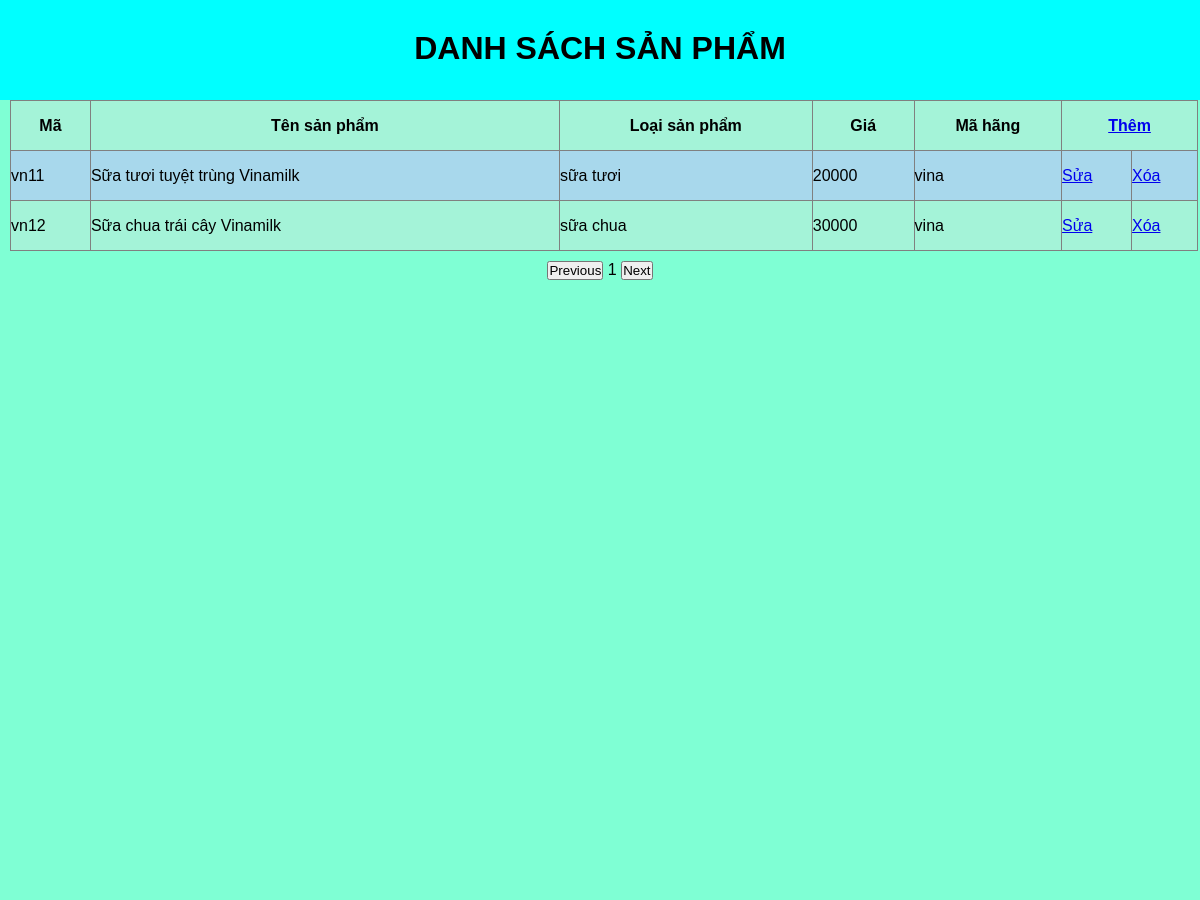
Page /admin/product/list.php on the earlier database version.
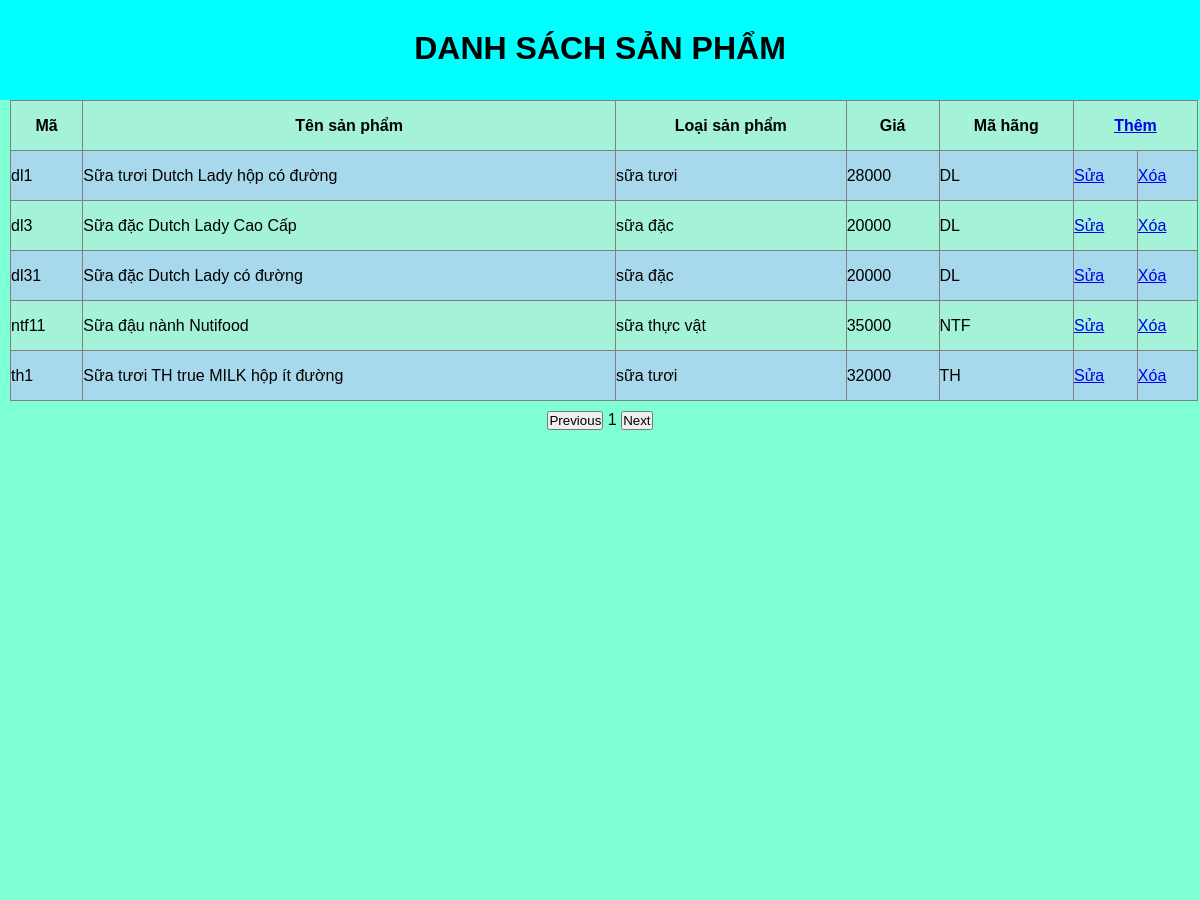
Same page on the later database version.
### tables this page shows
CREATE TABLE `sua` (
  `maSua` char(5) NOT NULL,
  `tenSua` varchar(100) NOT NULL,
  `loaiSua` varchar(100) NOT NULL,
  `giaTien` int(11) NOT NULL,
  `maHang` char(5) NOT NULL
);

### admin/product/list.php (the view, shortened to what this page needs)
<!DOCTYPE html>
<html lang="en">
<head>
    <link rel="stylesheet" href="./style/list.css">
</head>
<body>
<header>
        <h1>DANH SÁCH SẢN PHẨM</h1>
    </header>
<?php
    require_once("../../sql/connect.php");
    $sql = "select * from sua";
    $result = mysqli_query($connect, $sql);
?>
    <div class = "container">
        <table id="myTable" border="1" style="border-collapse: collapse;">
            <tr>
                <th>Mã</th>
                <th>Tên sản phẩm</th>
                <th>Loại sản phẩm</th>
                <th>Giá</th>
                <th>Mã hãng</th>
                <th colspan="2"><a href="add.php">Thêm</a></th>
            </tr>
        <?php
            while($row = mysqli_fetch_assoc($result))
            {
        ?>
            <tr>
                <td><?php echo $row["maSua"]; ?></td>
                <td><?php echo $row["tenSua"]; ?></td>
                <td><?php echo $row["loaiSua"]; ?></td>
                <td><?php echo $row["giaTien"]; ?></td>
                <td><?php echo $row["maHang"]; ?></td>
                <td><a href="update.php?key=<?php echo $row['maSua']; ?>">Sửa</a></td>
                <td><a href="delete.php?key=<?php echo $row['maSua']; ?>"
                    onclick="return confirm('Bạn có đồng ý xóa không?')">Xóa</a></td>
            </tr>
        <?php
            }
        ?>
        </table>
        <div id="pagination">
            <button onclick="changePage(-1)">Previous</button>
            <span id="currentPage">1</span>
            <button onclick="changePage(1)">Next</button>
        </div>
    </div>
</body>
</html>

Differences in the rows shown:
removed sua: maSua "vn11", tenSua "Sữa tươi tuyệt trùng Vinamilk", loaiSua "sữa tươi", giaTien "20000", maHang "vina"
removed sua: maSua "vn12", tenSua "Sữa chua trái cây Vinamilk", loaiSua "sữa chua", giaTien "30000", maHang "vina"
added sua: maSua "dl1", tenSua "Sữa tươi Dutch Lady hộp có đường", loaiSua "sữa tươi", giaTien "28000", maHang "DL"
added sua: maSua "dl3", tenSua "Sữa đặc Dutch Lady Cao Cấp", loaiSua "sữa đặc", giaTien "20000", maHang "DL"
added sua: maSua "dl31", tenSua "Sữa đặc Dutch Lady có đường", loaiSua "sữa đặc", giaTien "20000", maHang "DL"
added sua: maSua "ntf11", tenSua "Sữa đậu nành Nutifood", loaiSua "sữa thực vật", giaTien "35000", maHang "NTF"
added sua: maSua "th1", tenSua "Sữa tươi TH true MILK hộp ít đường", loaiSua "sữa tươi", giaTien "32000", maHang "TH"
